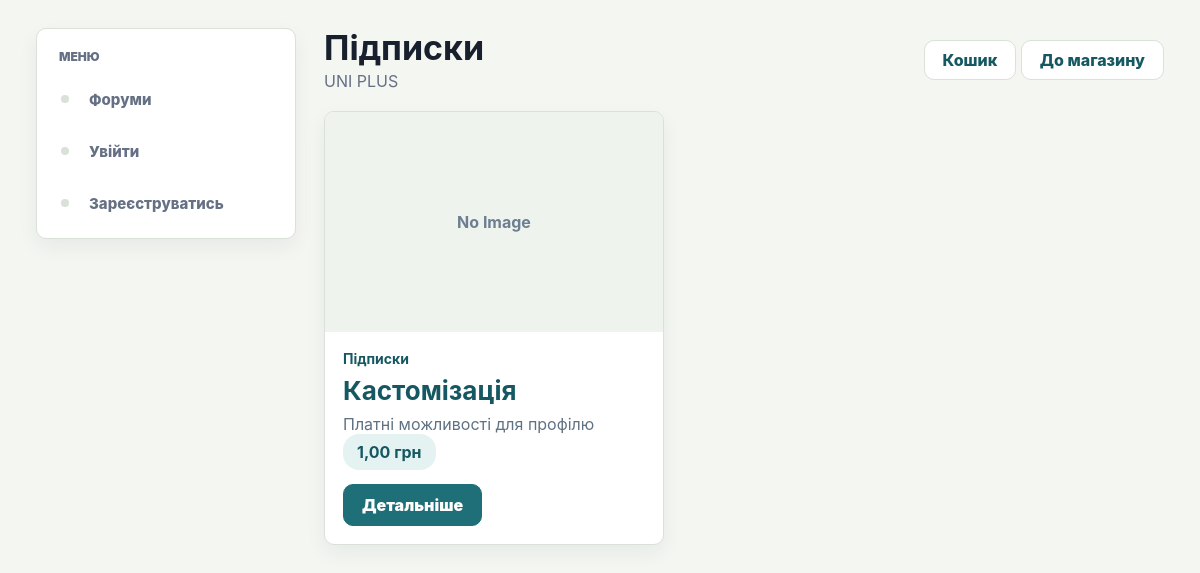
Screenshot of /store/category/1/ with the database file from the repository.
### myapp/models.py (models this page shows, shortened)
class ProductCategory(models.Model):
    name = models.CharField(max_length=100, verbose_name="Назва")
    description = models.TextField(blank=True, default="", verbose_name="Опис")
    created_at = models.DateTimeField(auto_now_add=True, verbose_name="Створено")
    updated_at = models.DateTimeField(auto_now=True, verbose_name="Оновлено")
    class Meta:
        verbose_name = "Категорія товарів"
        verbose_name_plural = "Категорії товарів"

class Product(models.Model):
    category = models.ForeignKey(
        ProductCategory,
        on_delete=models.CASCADE,
        related_name="products",
        verbose_name="Категорія"
    )
    name = models.CharField(max_length=150, verbose_name="Назва")
    short_description = models.CharField(max_length=255, verbose_name="Короткий опис")
    description = models.TextField(verbose_name="Опис")
    image_url = models.URLField(blank=True, default="", verbose_name="Посилання на фото")
    price = models.DecimalField(max_digits=8, decimal_places=2, default=0, verbose_name="Ціна")
    unlocks_plus = models.BooleanField(default=False, verbose_name="Відкриває UNIChat Plus")
    created_at = models.DateTimeField(auto_now_add=True, verbose_name="Створено")
    updated_at = models.DateTimeField(auto_now=True, verbose_name="Оновлено")
    class Meta:
        verbose_name = "Товар"
        verbose_name_plural = "Товари"

### myapp/views.py (the view)
# urls.py: path("store/category/<int:category_id>/", views.product_category_detail, name="product_category_detail"),
def product_category_detail(request, category_id):
    context = get_base_context(request)
    product_category = get_object_or_404(ProductCategory, id=category_id)
    products = Product.objects.filter(category=product_category).order_by("name")
    context.update(
        {
            "title": product_category.name,
            "selected_category_id": None,
            "product_category": product_category,
            "products": products,
        }
    )
    return render(request, "myapp/product_category.html", context)

### myapp/i18n.py (called while the page is built)
def normalize_language(language):
    if language in SUPPORTED_LANGUAGES:
        return language
    return DEFAULT_LANGUAGE

def get_ui_text(language):
    return UI_TEXTS[normalize_language(language)]

### myapp/views.py (called while the page is built, shortened)
def get_base_context(request):
    categories = Category.objects.annotate(
        posts_total=Count("posts", distinct=True)
    ).order_by("name")
    cart_count = 0
    saved_count = 0
    notifications_count = 0
    site_theme = request.session.get("site_theme", "light")
    site_language = request.session.get("site_language", "uk")
    if site_theme not in ["light", "dark"]:
        site_theme = "light"
    if site_language not in ["uk", "en"]:
        site_language = "uk"
    return {
        "categories": categories,
        "cart_count": cart_count,
        "saved_count": saved_count,
        "notifications_count": notifications_count,
        "site_theme": site_theme,
        "site_language": site_language,
        "ui": get_ui_text(site_language),
    }

### myapp/templates/myapp/product_category.html (shortened to what this page needs)
{% extends 'myapp/base.html' %}
{% block content %}
<div class="forum-page-header">
    <div>
        <h1>{{ product_category.name }}</h1>
        <p class="page-description">
            {% if product_category.description %}
                {{ product_category.description }}
            {% else %}
                Товари цієї категорії.
            {% endif %}
        </p>
    </div>
    <div class="header-actions">
        <a href="{% url 'cart_view' %}" class="back-btn">Кошик</a>
        <a href="{% url 'store_home' %}" class="back-btn">До магазину</a>
    </div>
</div>
<section class="store-grid">
    {% for product in products %}
        <article class="product-card">
            <div class="product-image-wrap">
                {% if product.image_url %}
                    <img src="{{ product.image_url }}" alt="{{ product.name }}" class="product-image">
                {% else %}
                    <div class="product-no-image">No Image</div>
                {% endif %}
            </div>
            <div class="product-body">
                <div class="topic-meta-top">
                    <span class="topic-category">{{ product.category.name }}</span>
                </div>
                <h3>{{ product.name }}</h3>
                <p>{{ product.short_description }}</p>
                <div class="price-badge">{{ product.price }} грн</div>
                <div class="product-actions">
                    <a href="{% url 'product_detail' product.id %}" class="open-topic-btn">Детальніше</a>
                </div>
            </div>
        </article>
    {% empty %}
        <div class="empty-box">У цій категорії поки немає товарів.</div>
    {% endfor %}
</section>
{% endblock %}

### rows the page displays
ProductCategory: name "Підписки", description "UNI PLUS"
Product: image_url "No Image", category.name "Підписки", name "Кастомізація", short_description "Платні можливості для профілю", price "1,00"

### other values shown
{{ ui.menu }} "МЕНЮ"
{{ ui.forums }} "Форуми"
{{ ui.login }} "Увійти"
{{ ui.register }} "Зареєструватись"
